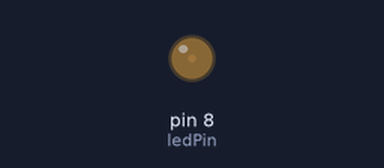
Bench run of a sketch on a simulated Arduino Uno, built with avr-gcc and run on an emulated ATmega328P. Parts: output pins drawn as LEDs (lit = HIGH).

Above: at 0.05 s.
At 0.35 s:
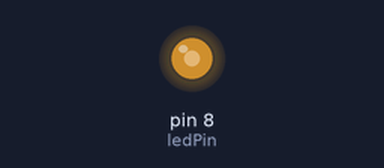
At 0.5 s:
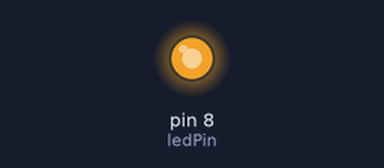
At 0.95 s:
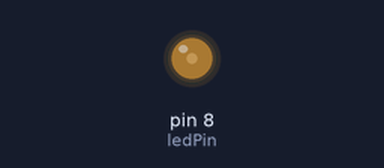
Timing chart, 0 to 3.0 s (numbered marks = the images above):
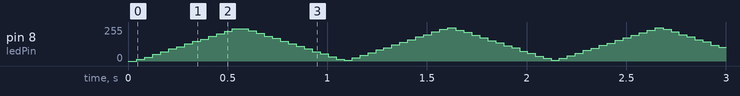

The sketch:

A-4.ino
```cpp
const int ledPin = 8;  // Assuming the LED is connected to digital pin 13

void setup() {
  pinMode(ledPin, OUTPUT);
}

void loop() {
  for (int i = 0; i <= 255; i++) {
    digitalWrite(ledPin, HIGH);
    delayMicroseconds(i * 8);  // Adjust the ON time
    digitalWrite(ledPin, LOW);
    delayMicroseconds(2048 - i * 8);  // Adjust the OFF time
  }

  for (int i = 255; i >= 0; i--) {
    digitalWrite(ledPin, HIGH);
    delayMicroseconds(i * 8);  // Adjust the ON time
    digitalWrite(ledPin, LOW);
    delayMicroseconds(2048 - i * 8);  // Adjust the OFF time
  }
}
```
